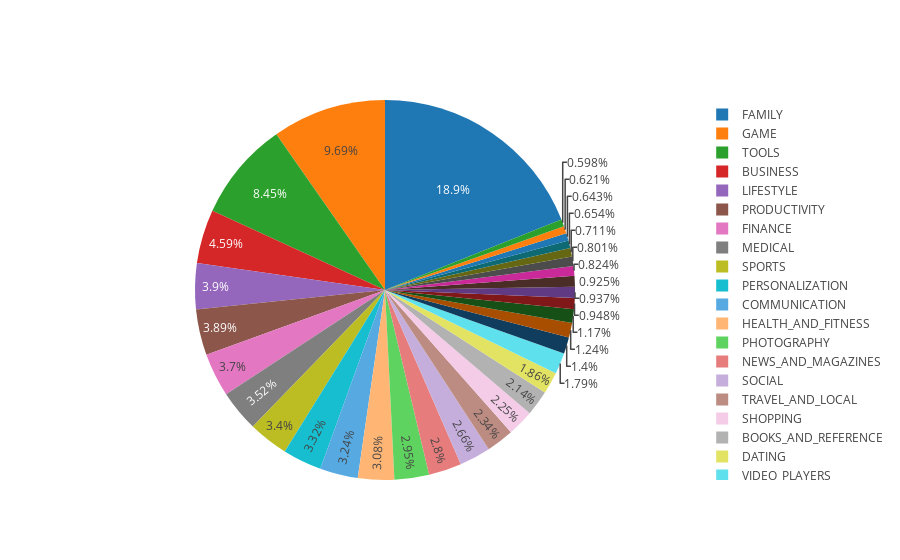
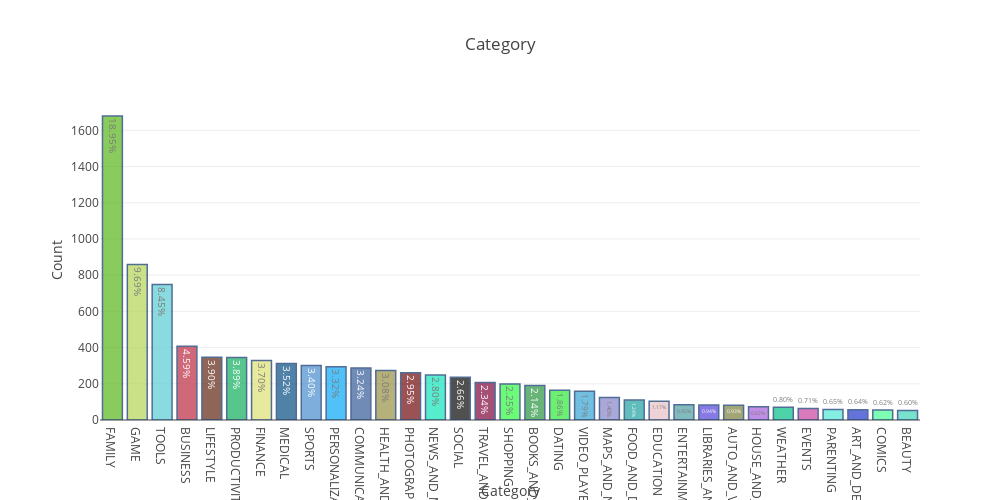

Notebook code cell kept with these figures, in order:
### Markdown cell above
We can see that among the free English apps, more than a half (58.16%) are games. Entertainment apps are close to 8%, followed by photo and video apps, which are close to 5%. Only 3.66% of the apps are designed for education, followed by social networking apps which amount for 3.29% of the apps in our data set.

The general impression is that App Store (at least the part containing free English apps) is dominated by apps that are designed for fun (games, entertainment, photo and video, social networking, sports, music, etc.), while apps with practical purposes (education, shopping, utilities, productivity, lifestyle, etc.) are more rare. However, the fact that fun apps are the most numerous doesn't also imply that they also have the greatest number of users — the demand might not be the same as the offer.

### Code cell
commongenre(android_free,'Category')

### Figure 1 — Plotly figure (JSON) as saved in the notebook; plotly's stock layout.template omitted (floating-point values rounded to 4 significant figures)
{"data": [{"hoverinfo": "label+value", "labels": ["FAMILY", "GAME", "TOOLS", "BUSINESS", "LIFESTYLE", "PRODUCTIVITY", "FINANCE", "MEDICAL", "SPORTS", "PERSONALIZATION", "COMMUNICATION", "HEALTH_AND_FITNESS", "PHOTOGRAPHY", "NEWS_AND_MAGAZINES", "SOCIAL", "TRAVEL_AND_LOCAL", "SHOPPING", "BOOKS_AND_REFERENCE", "DATING", "VIDEO_PLAYERS", "MAPS_AND_NAVIGATION", "FOOD_AND_DRINK", "EDUCATION", "ENTERTAINMENT", "LIBRARIES_AND_DEMO", "AUTO_AND_VEHICLES", "HOUSE_AND_HOME", "WEATHER", "EVENTS", "PARENTING", "ART_AND_DESIGN", "COMICS", "BEAUTY"], "type": "pie", "uid": "e472000b-00e4-434b-b173-ecb31f376b95", "values": [1679, 859, 749, 407, 346, 345, 328, 312, 301, 294, 287, 273, 261, 248, 236, 207, 199, 190, 165, 159, 124, 110, 104, 84, 83, 82, 73, 71, 63, 58, 57, 55, 53]}], "layout": {}}

### Figure 2 — Plotly figure (JSON) as saved in the notebook; plotly's stock layout.template omitted (floating-point values rounded to 4 significant figures)
{"data": [{"marker": {"color": ["#5AB619", "#B5D556", "#5ACCD3", "#BC2B42", "#5F250F", "#10AF5D", "#DEE073", "#074D83", "#478CCE", "#07A9F7", "#335B98", "#988F43", "#71090E", "#0FE6BC", "#070806", "#7E073B", "#2EFA3F", "#279440", "#2EEB37", "#34A5D3", "#8782CA", "#1DA2A1", "#E7BFC6", "#4E9FA3", "#5743D9", "#7B803D", "#A85FDC", "#03C086", "#C9429F", "#51E9D4", "#2338CA", "#48FD97", "#40D6B7", "#C56D69", "#6D38EF", "#84CAED", "#98F2B9", "#BFF004", "#827FD9", "#8E3D71", "#9822FE", "#60C2B3", "#A60AF2", "#6FE12A", "#B1D87C", "#42FE80", "#AA3D34", "#68EB16", "#1A7E1A", "#67415C", "#12038A", "#EA61B6", "#592D15", "#B4F5B3", "#8B2DCF", "#092AAE", "#B40D5D", "#7EDFD1", "#C8ADF3", "#F5E637", "#F8A3AB", "#B6291E", "#41BA9D", "#28BCB7", "#5C44CA", "#61A6E6", "#F69ED3", "#B15B66", "#957656", "#E753BE", "#AE238C", "#CA870F", "#E2B386", "#C7F82F", "#A97C19", "#2C4283", "#EA9363", "#614236", "#2FAC4D", "#D31D76", "#BF030A", "#E38D75", "#8DFE6E", "#FFA354", "#9422F1", "#C5FD76", "#FB2915", "#D8D380", "#CCA092", "#7ED612", "#FEC30D", "#FE2D70", "#849832", "#988993", "#0B4A69", "#AB2FE3", "#745A7D", "#292CD2", "#848200", "#8ABB16"], "line": {"color": "rgb(8, 48, 107)", "width": 1.5}}, "opacity": 0.7, "text": ["18.95%", "9.69%", "8.45%", "4.59%", "3.90%", "3.89%", "3.70%", "3.52%", "3.40%", "3.32%", "3.24%", "3.08%", "2.95%", "2.80%", "2.66%", "2.34%", "2.25%", "2.14%", "1.86%", "1.79%", "1.40%", "1.24%", "1.17%", "0.95%", "0.94%", "0.93%", "0.82%", "0.80%", "0.71%", "0.65%", "0.64%", "0.62%", "0.60%"], "type": "bar", "uid": "a8462518-3589-424f-8741-d6d9d7336cac", "x": ["FAMILY", "GAME", "TOOLS", "BUSINESS", "LIFESTYLE", "PRODUCTIVITY", "FINANCE", "MEDICAL", "SPORTS", "PERSONALIZATION", "COMMUNICATION", "HEALTH_AND_FITNESS", "PHOTOGRAPHY", "NEWS_AND_MAGAZINES", "SOCIAL", "TRAVEL_AND_LOCAL", "SHOPPING", "BOOKS_AND_REFERENCE", "DATING", "VIDEO_PLAYERS", "MAPS_AND_NAVIGATION", "FOOD_AND_DRINK", "EDUCATION", "ENTERTAINMENT", "LIBRARIES_AND_DEMO", "AUTO_AND_VEHICLES", "HOUSE_AND_HOME", "WEATHER", "EVENTS", "PARENTING", "ART_AND_DESIGN", "COMICS", "BEAUTY"], "y": [1679, 859, 749, 407, 346, 345, 328, 312, 301, 294, 287, 273, 261, 248, 236, 207, 199, 190, 165, 159, 124, 110, 104, 84, 83, 82, 73, 71, 63, 58, 57, 55, 53]}], "layout": {"height": 500, "margin": {"l": 100}, "title": {"text": "Category"}, "width": 1000, "xaxis": {"title": {"text": "Category"}}, "yaxis": {"title": {"text": "Count"}}}}
